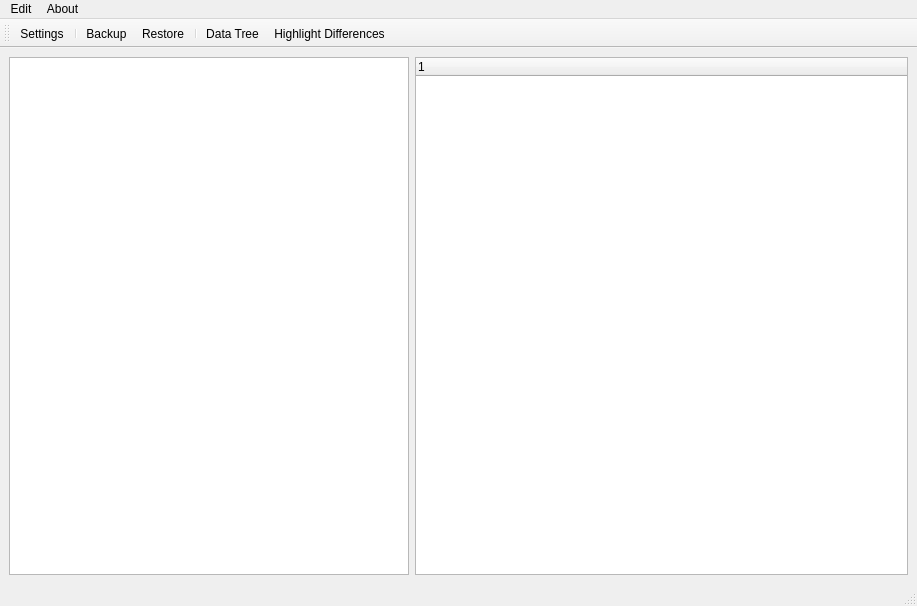
<?xml version="1.0" encoding="UTF-8"?>
<ui version="4.0">
 <class>MainWindow</class>
 <widget class="QMainWindow" name="MainWindow">
  <property name="geometry">
   <rect>
    <x>0</x>
    <y>0</y>
    <width>917</width>
    <height>606</height>
   </rect>
  </property>
  <property name="minimumSize">
   <size>
    <width>500</width>
    <height>300</height>
   </size>
  </property>
  <property name="windowTitle">
   <string>MainWindow</string>
  </property>
  <widget class="QWidget" name="centralwidget">
   <layout class="QGridLayout" name="gridLayout">
    <item row="0" column="0">
     <layout class="QHBoxLayout" name="horizontalLayout">
      <item>
       <widget class="QListWidget" name="listWidget">
        <property name="maximumSize">
         <size>
          <width>400</width>
          <height>16777215</height>
         </size>
        </property>
       </widget>
      </item>
      <item>
       <widget class="QTreeWidget" name="treeWidget">
        <property name="contextMenuPolicy">
         <enum>Qt::CustomContextMenu</enum>
        </property>
        <property name="tabKeyNavigation">
         <bool>true</bool>
        </property>
        <attribute name="headerStretchLastSection">
         <bool>true</bool>
        </attribute>
        <column>
         <property name="text">
          <string notr="true">1</string>
         </property>
        </column>
       </widget>
      </item>
     </layout>
    </item>
   </layout>
  </widget>
  <widget class="QMenuBar" name="menubar">
   <property name="geometry">
    <rect>
     <x>0</x>
     <y>0</y>
     <width>917</width>
     <height>22</height>
    </rect>
   </property>
   <widget class="QMenu" name="menuAbout">
    <property name="title">
     <string>About</string>
    </property>
   </widget>
   <widget class="QMenu" name="menuEdit">
    <property name="title">
     <string>Edit</string>
    </property>
    <addaction name="actionSettings"/>
    <addaction name="separator"/>
   </widget>
   <addaction name="menuEdit"/>
   <addaction name="menuAbout"/>
  </widget>
  <widget class="QStatusBar" name="statusbar"/>
  <widget class="QToolBar" name="toolBar">
   <property name="windowTitle">
    <string>toolBar</string>
   </property>
   <attribute name="toolBarArea">
    <enum>TopToolBarArea</enum>
   </attribute>
   <attribute name="toolBarBreak">
    <bool>false</bool>
   </attribute>
   <addaction name="actionSettings"/>
   <addaction name="separator"/>
   <addaction name="actionBackup"/>
   <addaction name="actionRestore"/>
   <addaction name="separator"/>
   <addaction name="actionData_Tree"/>
   <addaction name="actionHighlight_Differences"/>
  </widget>
  <action name="actionSettings">
   <property name="text">
    <string>Settings</string>
   </property>
  </action>
  <action name="actionBackup">
   <property name="text">
    <string>Backup</string>
   </property>
  </action>
  <action name="actionRestore">
   <property name="text">
    <string>Restore</string>
   </property>
  </action>
  <action name="actionHighlight_Differences">
   <property name="checkable">
    <bool>true</bool>
   </property>
   <property name="text">
    <string>Highlight Differences</string>
   </property>
   <property name="toolTip">
    <string>Highlight differences between the source and the selected backup in the data-tree (may take some time)</string>
   </property>
  </action>
  <action name="actionData_Tree">
   <property name="checkable">
    <bool>true</bool>
   </property>
   <property name="text">
    <string>Data Tree</string>
   </property>
   <property name="toolTip">
    <string>Show files in Backup as a tree. This may take some time for large Backups</string>
   </property>
  </action>
 </widget>
 <resources/>
 <connections/>
</ui>
